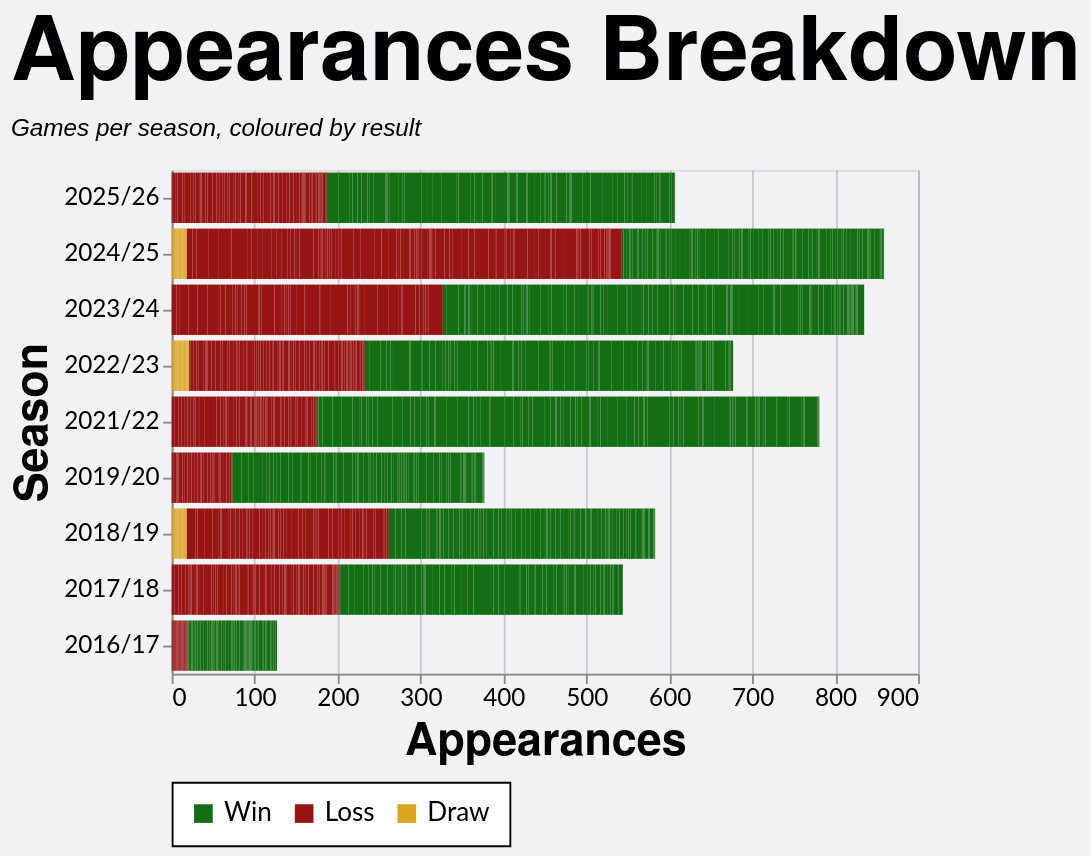

Express this chart as Vega-Lite.
### Vega-Lite specification from a JSON file in a GitHub repository (floating-point values rounded to 4 significant figures; data arrays with more than 128 entries replaced by an {"elided": "..."} marker saying what was removed)
{"config": {"axis": {"labelFont": "Lato, sans-serif", "titleFont": "PT Sans Narrow, Helvetica Neue, Helvetica, Arial, sans-serif", "labelFontSize": 13, "titleFontSize": 24, "gridColor": "#202947", "gridOpacity": 0.2}, "header": {"labelFont": "PT Sans Narrow, Helvetica Neue, Helvetica, Arial, sans-serif", "titleFont": "PT Sans Narrow, Helvetica Neue, Helvetica, Arial, sans-serif", "labelFontSize": 24, "titleFontSize": 28, "labelFontWeight": "bold", "orient": "left"}, "legend": {"labelFont": "Lato, sans-serif", "titleFont": "PT Sans Narrow, Helvetica Neue, Helvetica, Arial, sans-serif", "labelFontSize": 14, "titleFontSize": 16, "titlePadding": 5, "fillColor": "white", "strokeColor": "black", "padding": 10, "titleFontWeight": "lighter", "titleFontStyle": "italic", "titleColor": "gray", "offset": 10}, "title": {"font": "PT Sans Narrow, Helvetica Neue, Helvetica, Arial, sans-serif", "fontSize": 48, "fontWeight": "bold", "anchor": "start", "align": "center", "titlePadding": 20, "subtitlePadding": 10, "subtitleFontSize": 13, "subtitleColor": "", "subtitleFontStyle": "italic", "offset": 15, "color": "black"}, "axisX": {"labelAngle": 0}, "facet": {"title": null, "header": null, "align": {"row": "each", "column": "each"}}, "resolve": {"scale": {"y": "independent", "facet": "independent"}}, "background": "#f2f1f4"}, "data": {"name": "data-5bd8361f0aeb08561c638730568d6579"}, "mark": {"type": "bar"}, "encoding": {"color": {"field": "color_value", "legend": {"orient": "bottom", "title": null}, "scale": {"range": ["#146f14", "#981515", "goldenrod"]}, "sort": ["Win", "Loss", "Draw"], "type": "nominal"}, "tooltip": [{"field": "player", "title": "Player", "type": "nominal"}, {"field": "season", "title": "Season", "type": "nominal"}, {"field": "color_value", "title": "Group", "type": "nominal"}, {"aggregate": "sum", "field": "apps", "title": "Appearances", "type": "quantitative"}], "x": {"aggregate": "sum", "field": "apps", "title": "Appearances", "type": "quantitative"}, "y": {"field": "season", "sort": {"field": "season_sort", "op": "max", "order": "descending"}, "title": "Season", "type": "nominal"}}, "height": {"step": 30}, "title": {"text": "Appearances Breakdown", "subtitle": "Games per season, coloured by result"}, "width": 400, "$schema": "https://vega.github.io/schema/vega-lite/v5.20.1.json", "datasets": {"data-5bd8361f0aeb08561c638730568d6579": {"elided": "2518 records"}}}
